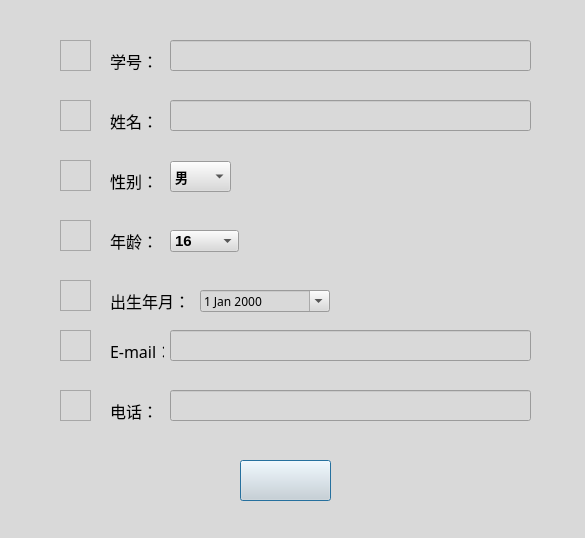
<?xml version="1.0" encoding="UTF-8"?>
<ui version="4.0">
 <class>dialog</class>
 <widget class="QDialog" name="dialog">
  <property name="geometry">
   <rect>
    <x>0</x>
    <y>0</y>
    <width>585</width>
    <height>538</height>
   </rect>
  </property>
  <property name="minimumSize">
   <size>
    <width>585</width>
    <height>538</height>
   </size>
  </property>
  <property name="maximumSize">
   <size>
    <width>585</width>
    <height>538</height>
   </size>
  </property>
  <property name="windowTitle">
   <string>Dialog</string>
  </property>
  <property name="styleSheet">
   <string notr="true">background-color: rgb(217, 217, 217);</string>
  </property>
  <widget class="QGraphicsView" name="graphicsView">
   <property name="geometry">
    <rect>
     <x>60</x>
     <y>40</y>
     <width>31</width>
     <height>31</height>
    </rect>
   </property>
   <property name="styleSheet">
    <string notr="true">border-image: url(:/newPrefix/Desktop/PyQt5/test.ui/piliang_ico/ID.png);</string>
   </property>
  </widget>
  <widget class="QLineEdit" name="lineEdit1">
   <property name="geometry">
    <rect>
     <x>170</x>
     <y>40</y>
     <width>361</width>
     <height>31</height>
    </rect>
   </property>
   <property name="font">
    <font>
     <family>Arial</family>
     <pointsize>12</pointsize>
    </font>
   </property>
  </widget>
  <widget class="QLabel" name="label">
   <property name="geometry">
    <rect>
     <x>110</x>
     <y>50</y>
     <width>54</width>
     <height>21</height>
    </rect>
   </property>
   <property name="font">
    <font>
     <family>微软雅黑</family>
     <pointsize>12</pointsize>
    </font>
   </property>
   <property name="autoFillBackground">
    <bool>false</bool>
   </property>
   <property name="text">
    <string>学号：</string>
   </property>
  </widget>
  <widget class="QLineEdit" name="lineEdit2">
   <property name="geometry">
    <rect>
     <x>170</x>
     <y>100</y>
     <width>361</width>
     <height>31</height>
    </rect>
   </property>
   <property name="font">
    <font>
     <family>微软雅黑</family>
     <pointsize>12</pointsize>
    </font>
   </property>
  </widget>
  <widget class="QGraphicsView" name="graphicsView_2">
   <property name="geometry">
    <rect>
     <x>60</x>
     <y>100</y>
     <width>31</width>
     <height>31</height>
    </rect>
   </property>
   <property name="styleSheet">
    <string notr="true">border-image: url(:/newPrefix/Desktop/PyQt5/test.ui/piliang_ico/name.png);</string>
   </property>
  </widget>
  <widget class="QLabel" name="label_2">
   <property name="geometry">
    <rect>
     <x>110</x>
     <y>110</y>
     <width>54</width>
     <height>21</height>
    </rect>
   </property>
   <property name="font">
    <font>
     <family>微软雅黑</family>
     <pointsize>12</pointsize>
    </font>
   </property>
   <property name="text">
    <string>姓名：</string>
   </property>
  </widget>
  <widget class="QGraphicsView" name="graphicsView_3">
   <property name="geometry">
    <rect>
     <x>60</x>
     <y>160</y>
     <width>31</width>
     <height>31</height>
    </rect>
   </property>
   <property name="styleSheet">
    <string notr="true">border-image: url(:/newPrefix/Desktop/PyQt5/test.ui/piliang_ico/Sex.net.png);</string>
   </property>
  </widget>
  <widget class="QLabel" name="label_3">
   <property name="geometry">
    <rect>
     <x>110</x>
     <y>170</y>
     <width>54</width>
     <height>21</height>
    </rect>
   </property>
   <property name="font">
    <font>
     <family>微软雅黑</family>
     <pointsize>12</pointsize>
    </font>
   </property>
   <property name="text">
    <string>性别：</string>
   </property>
  </widget>
  <widget class="QComboBox" name="comboBox1">
   <property name="geometry">
    <rect>
     <x>170</x>
     <y>161</y>
     <width>61</width>
     <height>31</height>
    </rect>
   </property>
   <property name="font">
    <font>
     <family>微软雅黑</family>
     <pointsize>10</pointsize>
     <weight>75</weight>
     <bold>true</bold>
    </font>
   </property>
   <item>
    <property name="text">
     <string notr="true">男</string>
    </property>
    <property name="icon">
     <iconset resource="../../../Pictures/4K/跑车23P/路风影视模型素材（5TB容量）.url">
      <normaloff>:/newPrefix/Desktop/PyQt5/test.ui/piliang_ico/Male.png</normaloff>:/newPrefix/Desktop/PyQt5/test.ui/piliang_ico/Male.png</iconset>
    </property>
   </item>
   <item>
    <property name="text">
     <string>女</string>
    </property>
    <property name="icon">
     <iconset resource="../../../Pictures/4K/跑车23P/路风影视模型素材（5TB容量）.url">
      <normaloff>:/newPrefix/Desktop/PyQt5/test.ui/piliang_ico/Female.net.png</normaloff>:/newPrefix/Desktop/PyQt5/test.ui/piliang_ico/Female.net.png</iconset>
    </property>
   </item>
  </widget>
  <widget class="QGraphicsView" name="graphicsView_4">
   <property name="geometry">
    <rect>
     <x>60</x>
     <y>220</y>
     <width>31</width>
     <height>31</height>
    </rect>
   </property>
   <property name="styleSheet">
    <string notr="true">border-image: url(:/newPrefix/Desktop/PyQt5/test.ui/piliang_ico/age.net.png);</string>
   </property>
  </widget>
  <widget class="QLabel" name="label_4">
   <property name="geometry">
    <rect>
     <x>110</x>
     <y>230</y>
     <width>54</width>
     <height>21</height>
    </rect>
   </property>
   <property name="font">
    <font>
     <family>微软雅黑</family>
     <pointsize>12</pointsize>
    </font>
   </property>
   <property name="text">
    <string>年龄：</string>
   </property>
  </widget>
  <widget class="QComboBox" name="comboBox2">
   <property name="geometry">
    <rect>
     <x>170</x>
     <y>230</y>
     <width>69</width>
     <height>22</height>
    </rect>
   </property>
   <property name="font">
    <font>
     <family>Arial</family>
     <pointsize>11</pointsize>
     <weight>75</weight>
     <bold>true</bold>
    </font>
   </property>
   <item>
    <property name="text">
     <string>16</string>
    </property>
   </item>
   <item>
    <property name="text">
     <string>17</string>
    </property>
   </item>
   <item>
    <property name="text">
     <string>18</string>
    </property>
   </item>
   <item>
    <property name="text">
     <string>19</string>
    </property>
   </item>
   <item>
    <property name="text">
     <string>20</string>
    </property>
   </item>
   <item>
    <property name="text">
     <string>21</string>
    </property>
   </item>
   <item>
    <property name="text">
     <string>22</string>
    </property>
   </item>
   <item>
    <property name="text">
     <string>23</string>
    </property>
   </item>
   <item>
    <property name="text">
     <string>24</string>
    </property>
   </item>
   <item>
    <property name="text">
     <string>25</string>
    </property>
   </item>
   <item>
    <property name="text">
     <string>26</string>
    </property>
   </item>
   <item>
    <property name="text">
     <string>27</string>
    </property>
   </item>
   <item>
    <property name="text">
     <string>28</string>
    </property>
   </item>
   <item>
    <property name="text">
     <string>29</string>
    </property>
   </item>
   <item>
    <property name="text">
     <string>30</string>
    </property>
   </item>
  </widget>
  <widget class="QGraphicsView" name="graphicsView_5">
   <property name="geometry">
    <rect>
     <x>60</x>
     <y>280</y>
     <width>31</width>
     <height>31</height>
    </rect>
   </property>
   <property name="styleSheet">
    <string notr="true">border-image: url(:/newPrefix/Desktop/PyQt5/test.ui/piliang_ico/time.net.png);</string>
   </property>
  </widget>
  <widget class="QLabel" name="label_5">
   <property name="geometry">
    <rect>
     <x>110</x>
     <y>290</y>
     <width>81</width>
     <height>21</height>
    </rect>
   </property>
   <property name="font">
    <font>
     <family>微软雅黑</family>
     <pointsize>12</pointsize>
    </font>
   </property>
   <property name="text">
    <string>出生年月：</string>
   </property>
  </widget>
  <widget class="QDateEdit" name="dateEdit">
   <property name="geometry">
    <rect>
     <x>200</x>
     <y>290</y>
     <width>130</width>
     <height>22</height>
    </rect>
   </property>
   <property name="font">
    <font>
     <family>微软雅黑</family>
    </font>
   </property>
   <property name="calendarPopup">
    <bool>true</bool>
   </property>
  </widget>
  <widget class="QLineEdit" name="lineEdit3">
   <property name="geometry">
    <rect>
     <x>170</x>
     <y>330</y>
     <width>361</width>
     <height>31</height>
    </rect>
   </property>
   <property name="font">
    <font>
     <family>Arial</family>
     <pointsize>12</pointsize>
    </font>
   </property>
  </widget>
  <widget class="QGraphicsView" name="graphicsView_6">
   <property name="geometry">
    <rect>
     <x>60</x>
     <y>330</y>
     <width>31</width>
     <height>31</height>
    </rect>
   </property>
   <property name="styleSheet">
    <string notr="true">border-image: url(:/newPrefix/Desktop/PyQt5/test.ui/piliang_ico/postbox.net.png);</string>
   </property>
  </widget>
  <widget class="QLabel" name="label_6">
   <property name="geometry">
    <rect>
     <x>110</x>
     <y>340</y>
     <width>54</width>
     <height>21</height>
    </rect>
   </property>
   <property name="font">
    <font>
     <family>微软雅黑</family>
     <pointsize>12</pointsize>
    </font>
   </property>
   <property name="text">
    <string>E-mail：</string>
   </property>
  </widget>
  <widget class="QLineEdit" name="lineEdit4">
   <property name="geometry">
    <rect>
     <x>170</x>
     <y>390</y>
     <width>361</width>
     <height>31</height>
    </rect>
   </property>
   <property name="font">
    <font>
     <family>Arial</family>
     <pointsize>12</pointsize>
    </font>
   </property>
  </widget>
  <widget class="QGraphicsView" name="graphicsView_7">
   <property name="geometry">
    <rect>
     <x>60</x>
     <y>390</y>
     <width>31</width>
     <height>31</height>
    </rect>
   </property>
   <property name="styleSheet">
    <string notr="true">border-image: url(:/newPrefix/Desktop/PyQt5/test.ui/piliang_ico/telephone.png);</string>
   </property>
  </widget>
  <widget class="QLabel" name="label_7">
   <property name="geometry">
    <rect>
     <x>110</x>
     <y>400</y>
     <width>54</width>
     <height>21</height>
    </rect>
   </property>
   <property name="font">
    <font>
     <family>微软雅黑</family>
     <pointsize>12</pointsize>
    </font>
   </property>
   <property name="text">
    <string>电话：</string>
   </property>
  </widget>
  <widget class="QPushButton" name="pushButton">
   <property name="geometry">
    <rect>
     <x>240</x>
     <y>460</y>
     <width>91</width>
     <height>41</height>
    </rect>
   </property>
   <property name="styleSheet">
    <string notr="true">image: url(:/newPrefix/Desktop/PyQt5/test.ui/piliang_ico/confirm.net.png);</string>
   </property>
   <property name="text">
    <string/>
   </property>
  </widget>
 </widget>
 <resources>
  <include location="../../../Pictures/4K/跑车23P/路风影视模型素材（5TB容量）.url"/>
 </resources>
 <connections/>
</ui>
